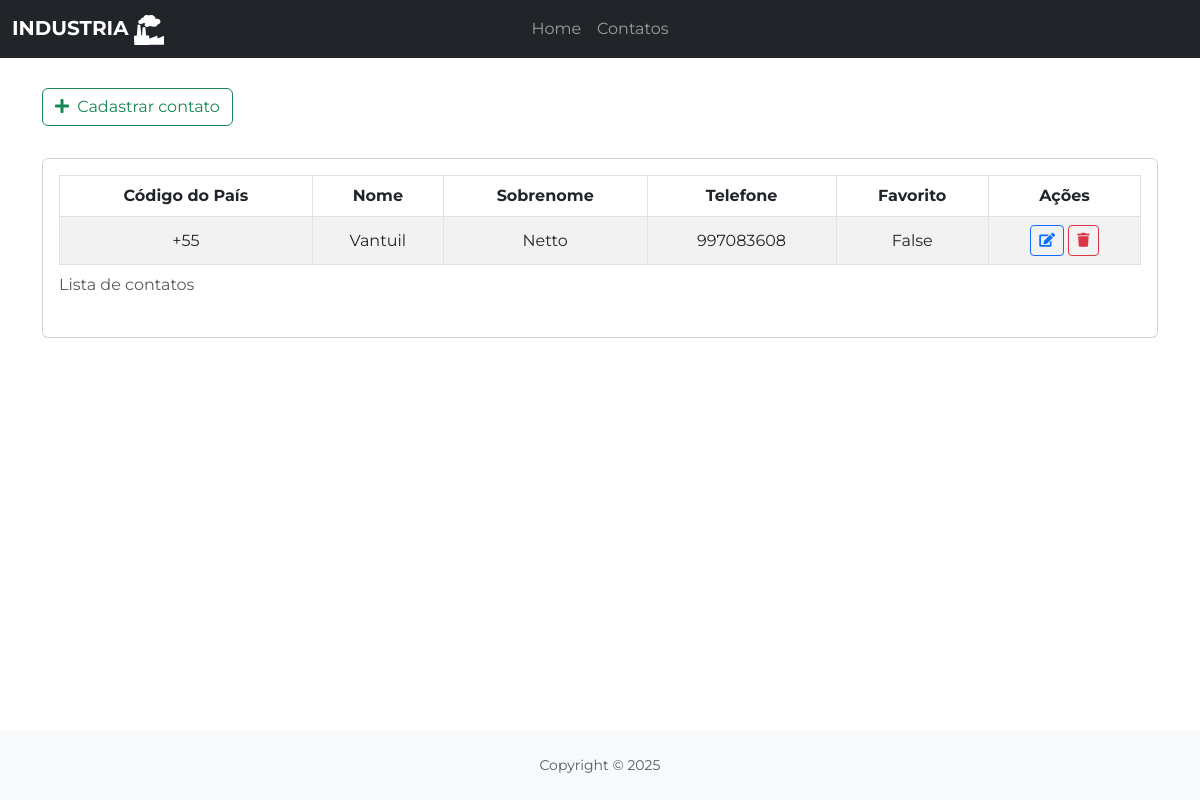
Screenshot of /contato/ with the database file from the repository.
### app/models.py (models this page shows, shortened)
class Contact(models.Model):
    country_code = models.CharField(max_length=5)  # +55
    first_name = models.CharField(max_length=100)  # first_name: Fábio
    last_name = models.CharField(max_length=100)  # last_name: Valeriano
    phone_number = models.CharField(max_length=15)  # phone_number: 35998782868
    is_favorite = models.BooleanField(default=False)  # is_favorite: true

### app/views.py (the view)
# urls.py: path('contato/', contato, name='contato'),
def contato(request):
    contatos = Contact.objects.all()
    context = {'contatos': contatos}
    return render(request, 'contato.html', context)

### app/templates/contato.html (shortened to what this page needs)
{% extends 'base.html' %}
{% block content %}
<a class="btn btn-outline-success my-3" href="{% url 'create_contato' %}" role="button">
    <i class="fas fa-plus me-1"></i>
    Cadastrar contato
</a>
<div class="card p-3 mt-3">
    <table class="table table-striped table-bordered nowrap align-middle text-center" id="example" style="width: 100%;">
        <caption>Lista de contatos</caption>
        <thead>
            <tr>
                <th scope="col">Código do País</th>
                <th scope="col">Nome</th>
                <th scope="col">Sobrenome</th>
                <th scope="col">Telefone</th>
                <th scope="col">Favorito</th>
                <th scope="col">Ações</th>
            </tr>
        </thead>
        <tbody>
            {% for contato in contatos %}
            <tr>
                <td>{{ contato.country_code }}</td>
                <td>{{ contato.first_name }}</td>
                <td>{{ contato.last_name }}</td>
                <td>{{ contato.phone_number }}</td>
                <td>{{ contato.is_favorite }}</td>
                <td>
                    <a href="{% url 'update_contato' id=contato.id %}" class="btn btn-outline-primary btn-sm mb-2 mb-md-0">
                        <i class="fas fa-edit"></i>
                    </a>
                    <a href="#" class="btn btn-outline-danger btn-sm mb-md-0 btn-delete-contato" data-url="{% url 'delete_contato' id=contato.id %}">
                        <i class="fas fa-trash"></i>
                    </a>
                </td>
            </tr>
            {% endfor %}
        </tbody>
    </table>
</div>
{% endblock %}

### app/static/css/style.css (style rules this page uses)
* { margin: 0; padding: 0; box-sizing: border-box; font-family: 'Montserrat', sans-serif; }
body { display: flex; flex-direction: column; min-height: 100vh; }

### rows the page displays
Contact: country_code "+55", first_name "Vantuil", last_name "Netto", phone_number "997083608", is_favorite "False"
